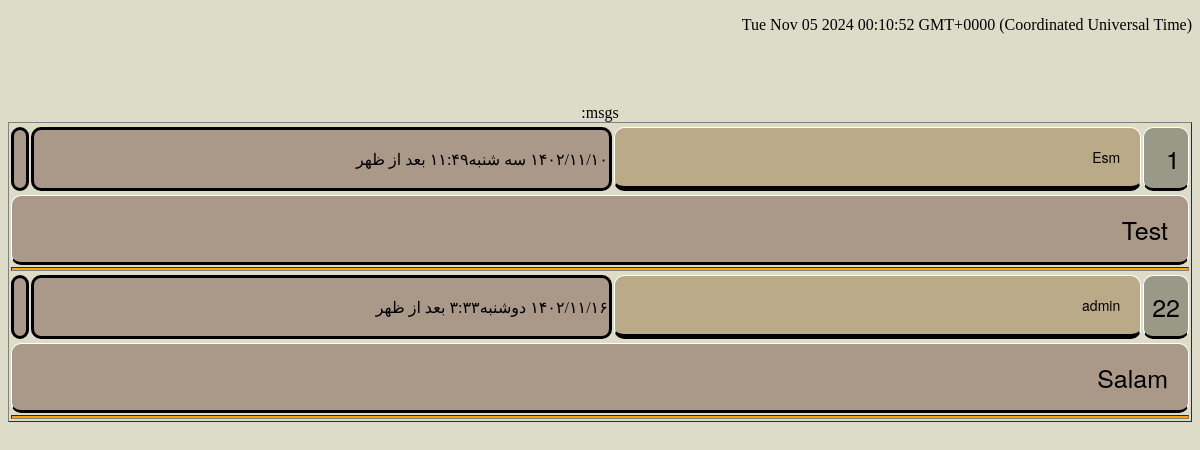
The app's page /msg/show_msgs.php?number=1 with its own data.
### tables this page shows
CREATE TABLE `s110_nazarat` (
  `number` bigint(20) NOT NULL,
  `approve` varchar(20) NOT NULL,
  `poster` varchar(40) NOT NULL,
  `nazar` varchar(1200) NOT NULL,
  `time` varchar(100) NOT NULL,
  `post_number` bigint(20) NOT NULL
);

### msg/show_msgs.php (the view, shortened to what this page needs)
<!DOCTYPE html>
<!DOCTYPE html PUBLIC "-//W3C//DTD XHTML 1.0 Transitional//EN" "http://www.w3.org/TR/xhtml1/DTD/xhtml1-transitional.dtd">
<html dir="rtl">
<head>
 </head>
<body>
<p id="demo"></p>
       <?php
            require "../base/ccoonn.php";
          include "../functions/functions.php";
   $post_number=$_GET['number'];
 echo"<div id='para_total'>";
         $temp=writeMsg(57);
$sql = "SELECT  *  FROM s110_nazarat WHERE post_number=$post_number";
 $result = mysqli_query($ccoonn ,$sql);
echo"<center>";
  echo"msgs: ".$temp;
echo"<table border=1>";
while($info = mysqli_fetch_array( $result ))
        {
     echo"<tr>";
    $number=$info['number'];
   $approve=$info['approve'];
    $poster=$info['poster'];
      $time=$info['time'];
      $nazar=$info['nazar'];
     if ($approve=="free")
     {
echo"<tr><td id='t1'>";   echo $number;  echo"</td>";
echo"<td id='t2'>";  echo $poster;   echo"</td>";
echo"<td id='t4'>";
echo $time;
 echo"</td>";
echo"<td id='t4'>";
 echo"</td><tr>";
echo"<tr><td colspan='4' id='t3'>";
echo nl2br($nazar);
 echo"</td></tr>";
echo"<tr><td colspan='4' id='t5'>";
  echo"</td></tr>";
             echo"</tr>";
                                                                       }
                                                                                                                                   }
echo"</table>";
  echo"</center>";
                 echo"<br>";
                 echo"<br>";
    echo"</div>";
                                                                                        ?>
 </body>
 </html>

### msg/show_msgs.php (style rules this page uses)
body { background-image: url('../images/flowers1.jpg'); background-color:rgba(220,220,200,1); }
#t1 { border: 3px solid black; width:2%; background-color: #999988; margin-left: 2px; margin-right: 3px; text-align: right; padding-right: 4px; border-spacing: 50px; font-size: 25px; border-left: 1px solid #ffffff; border-right: 1px solid #ffffff; border-top: 1px solid #ffffff; padding: 12px 8px; border-radius: 10px; font-family: 'helvetica neue', helvetica, arial, sans-serif; }
#t2 { border: 5px solid black; width:45%; background-color: #bbaa88; margin-left: 2px; margin-right: 3px; text-align: right; padding-right: 4px border-spacing: 5px; font-size: 14px; border-left: 1px solid #ffffff; border-right: 1px solid #ffffff; border-top: 1px solid #ffffff; padding: 15px 8px; padding-right:20px; border-radius: 10px; font-family: 'helvetica neue', helvetica, arial, sans-serif; }
#t3 { border: 3px solid black; width:10%; background-color: #aa9988; margin-left: 2px; margin-right: 3px; text-align: right; padding-right: 4px border-spacing: 50px; font-size: 25px; border-left: 1px solid #ffffff; border-right: 1px solid #ffffff; border-top: 1px solid #ffffff; padding: 15px 8px; padding-right:20px; border-radius: 10px; font-family: 'helvetica neue', helvetica, arial, sans-serif; }
#t4 { background-color: #aa9988; border: 3px solid black; border-spacing: 50px; border-radius: 10px; }
#t5 { background-color: #ffa500; }

### records on screen
s110_nazarat: number "1", poster "Esm", time "۱۴۰۲/۱۱/۱۰ سه شنبه۱۱:۴۹ بعد از ظهر", nazar "Test"
s110_nazarat: number "22", poster "admin", time "۱۴۰۲/۱۱/۱۶ دوشنبه۳:۳۳ بعد از ظهر", nazar "Salam"
